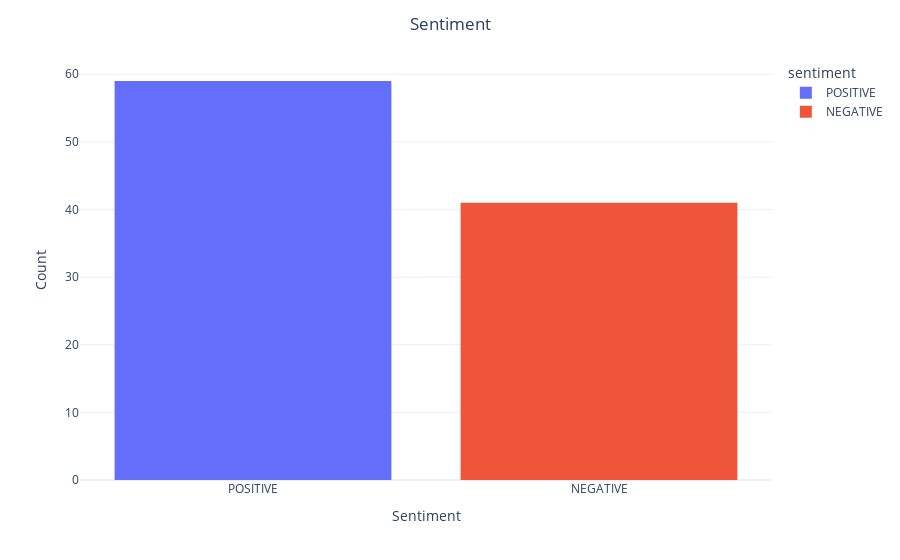

Notebook cell for this chart:
### Code cell
import matplotlib.pyplot as plt
import plotly.express as px
from plotly.graph_objs import *

fig = px.histogram(df,
                   x="sentiment",
                   template='plotly_white',
                   color='sentiment'
                  )
fig.update_layout(
    title={
        'text': "Sentiment",
        'x' : 0.5,
        'xanchor': 'center'
    })
fig.update_yaxes(title='Count').update_xaxes(title='Sentiment')
fig.show()

### Figure 1 — Plotly figure (JSON) as saved in the notebook; plotly's stock layout.template omitted (floating-point values rounded to 4 significant figures)
{"data": [{"alignmentgroup": "True", "bingroup": "x", "hovertemplate": "sentiment=%{x}<br>count=%{y}<extra></extra>", "legendgroup": "POSITIVE", "marker": {"color": "#636efa", "pattern": {"shape": ""}}, "name": "POSITIVE", "offsetgroup": "POSITIVE", "orientation": "v", "showlegend": true, "type": "histogram", "x": ["POSITIVE", "POSITIVE", "POSITIVE", "POSITIVE", "POSITIVE", "POSITIVE", "POSITIVE", "POSITIVE", "POSITIVE", "POSITIVE", "POSITIVE", "POSITIVE", "POSITIVE", "POSITIVE", "POSITIVE", "POSITIVE", "POSITIVE", "POSITIVE", "POSITIVE", "POSITIVE", "POSITIVE", "POSITIVE", "POSITIVE", "POSITIVE", "POSITIVE", "POSITIVE", "POSITIVE", "POSITIVE", "POSITIVE", "POSITIVE", "POSITIVE", "POSITIVE", "POSITIVE", "POSITIVE", "POSITIVE", "POSITIVE", "POSITIVE", "POSITIVE", "POSITIVE", "POSITIVE", "POSITIVE", "POSITIVE", "POSITIVE", "POSITIVE", "POSITIVE", "POSITIVE", "POSITIVE", "POSITIVE", "POSITIVE", "POSITIVE", "POSITIVE", "POSITIVE", "POSITIVE", "POSITIVE", "POSITIVE", "POSITIVE", "POSITIVE", "POSITIVE", "POSITIVE"], "xaxis": "x", "yaxis": "y"}, {"alignmentgroup": "True", "bingroup": "x", "hovertemplate": "sentiment=%{x}<br>count=%{y}<extra></extra>", "legendgroup": "NEGATIVE", "marker": {"color": "#EF553B", "pattern": {"shape": ""}}, "name": "NEGATIVE", "offsetgroup": "NEGATIVE", "orientation": "v", "showlegend": true, "type": "histogram", "x": ["NEGATIVE", "NEGATIVE", "NEGATIVE", "NEGATIVE", "NEGATIVE", "NEGATIVE", "NEGATIVE", "NEGATIVE", "NEGATIVE", "NEGATIVE", "NEGATIVE", "NEGATIVE", "NEGATIVE", "NEGATIVE", "NEGATIVE", "NEGATIVE", "NEGATIVE", "NEGATIVE", "NEGATIVE", "NEGATIVE", "NEGATIVE", "NEGATIVE", "NEGATIVE", "NEGATIVE", "NEGATIVE", "NEGATIVE", "NEGATIVE", "NEGATIVE", "NEGATIVE", "NEGATIVE", "NEGATIVE", "NEGATIVE", "NEGATIVE", "NEGATIVE", "NEGATIVE", "NEGATIVE", "NEGATIVE", "NEGATIVE", "NEGATIVE", "NEGATIVE", "NEGATIVE"], "xaxis": "x", "yaxis": "y"}], "layout": {"barmode": "relative", "legend": {"title": {"text": "sentiment"}, "tracegroupgap": 0}, "margin": {"t": 60}, "title": {"text": "Sentiment", "x": 0.5, "xanchor": "center"}, "xaxis": {"anchor": "y", "categoryarray": ["POSITIVE", "NEGATIVE"], "categoryorder": "array", "domain": [0, 1], "title": {"text": "Sentiment"}}, "yaxis": {"anchor": "x", "domain": [0, 1], "title": {"text": "Count"}}}}
